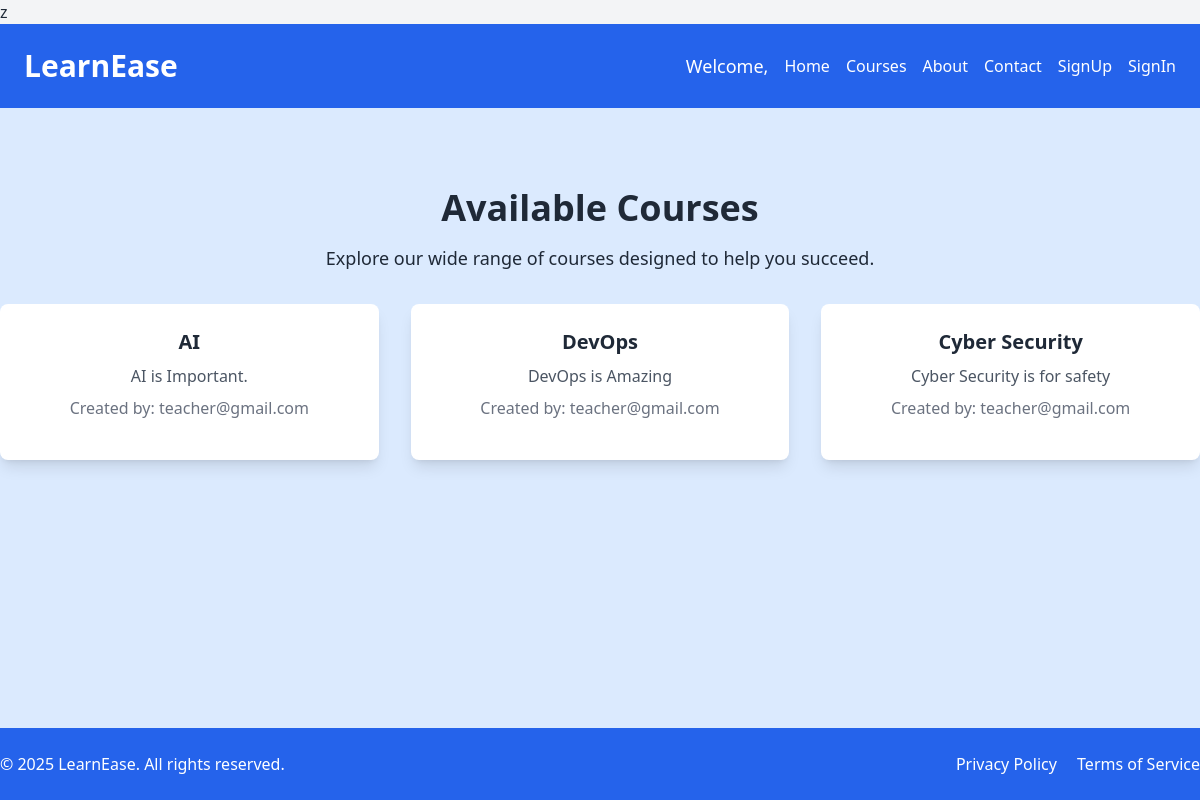
The page /Courses/ on the database as committed earlier.
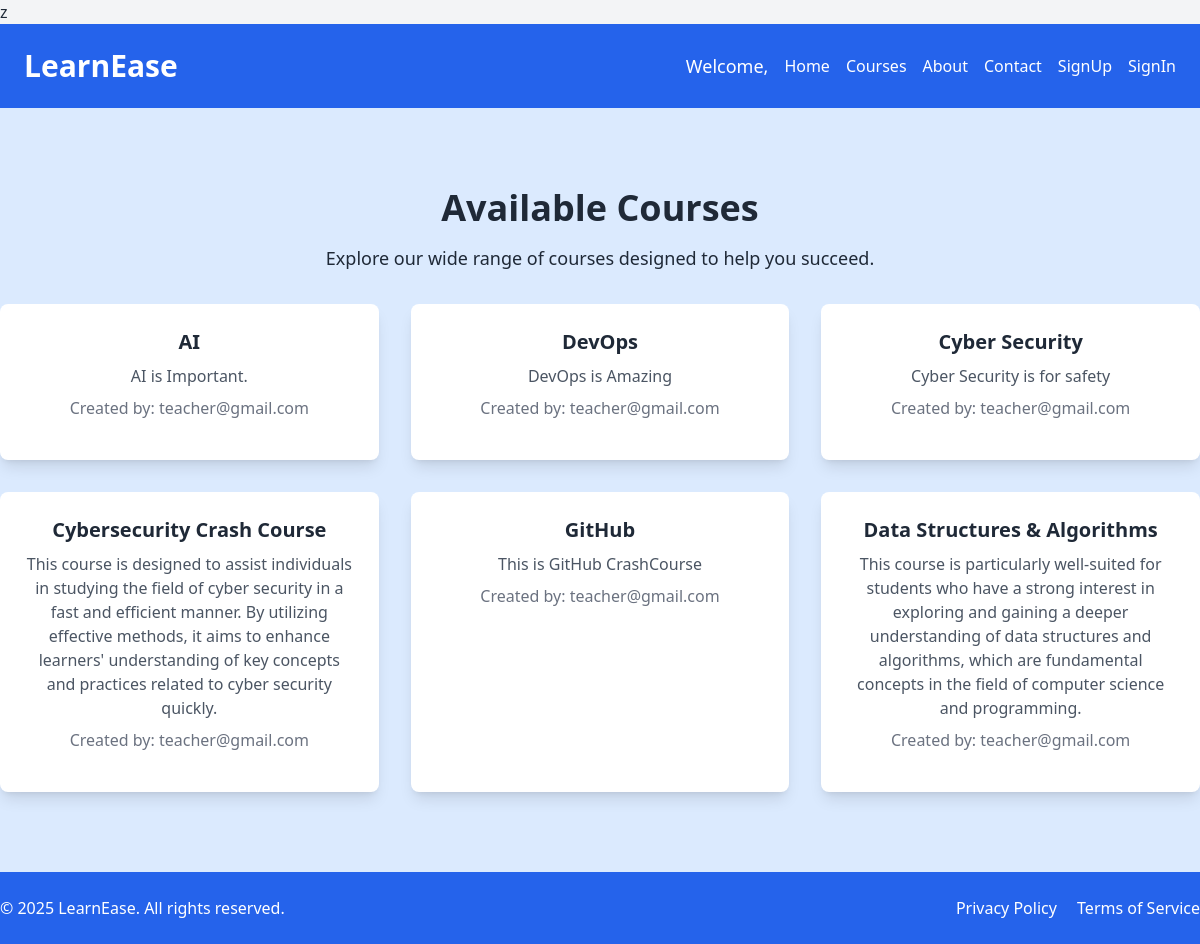
The same page on the database as committed later.
### aiutorapp/models.py (models this page shows, shortened)
class Course(models.Model):
    name = models.CharField(max_length=255)
    description = models.TextField()
    creator = models.ForeignKey(CustomUser, on_delete=models.CASCADE)  # Link to the teacher who created the course
    created_at = models.DateTimeField(auto_now_add=True)  # Timestamp for when the course was created
    file = models.FileField(upload_to='course_files/', blank=True, null=True)  # Field for uploading course files
    media_files = models.FileField(upload_to='media_files/', blank=True, null=True)  # Field for uploading multiple media files
    youtube_link = models.URLField(blank=True, null=True)  # Field for storing YouTube video link

class CustomUser(AbstractUser):
    USER_TYPE_CHOICES = (
        ('teacher', 'As Teacher'),
        ('student', 'As Student'),
    )
    user_type = models.CharField(max_length=10, choices=USER_TYPE_CHOICES)

### aiutorapp/views.py (the view)
# urls.py: path('Courses/', views.courses, name='courses'),
def courses(request):
    logger.info(f"Request method: {request.method}, Path: {request.path}")
    all_courses = Course.objects.all()  # Fetch all courses
    enrolled_courses = Enrollment.objects.filter(student=request.user.id).values_list('course', flat=True) if request.user.is_authenticated else []  # Fetch enrolled course IDs for authenticated users
    return render(request, 'courses.html', {'courses': all_courses, 'enrolled_courses': enrolled_courses})

### aiutorapp/templates/courses.html (shortened to what this page needs)
z{% load static tailwind_tags %}
{% load static %}
<!DOCTYPE html>
<html lang="en">
<head>
    <link href="https://cdn.jsdelivr.net/npm/tailwindcss@2.2.19/dist/tailwind.min.css" rel="stylesheet">
    <link rel="stylesheet" href="{% static 'style.css' %}">
    {% tailwind_css %}
</head>
<body class="bg-gray-100 text-gray-800 font-sans flex flex-col min-h-screen">
    {% include 'header.html' %}
    <section class="py-20 bg-blue-100 flex-grow">
        <div class="max-w-7xl mx-auto text-center">
            <h2 class="text-4xl font-extrabold">Available Courses</h2>
            <p class="mt-4 text-lg">Explore our wide range of courses designed to help you succeed.</p>
            <div class="mt-8 grid grid-cols-1 md:grid-cols-3 gap-8">
                {% for course in courses %}
                <div class="bg-white p-6 rounded-lg shadow-lg">
                    <h3 class="text-xl font-semibold">{{ course.name }}</h3>
                    <p class="mt-2 text-gray-600">{{ course.description }}</p>
                    <p class="mt-2 text-gray-500">Created by: {{ course.creator.username }}</p>
                </div>
                {% endfor %}
            </div>
        </div>
    </section>
    {% include 'footer.html' %}
</body>
</html>

### aiutorapp/templates/header.html
{% load static tailwind_tags %}
{% load static %}
<header class="bg-blue-600 p-6">
    <div class="max-w-7xl mx-auto flex justify-between items-center">
        <h1 class="text-white text-3xl font-bold">LearnEase</h1>
        <nav class="space-x-4 flex items-center">
<p class="text-white text-lg">Welcome, {{ user.get_full_name }}</p>
            {% if user.is_authenticated and user.user_type == 'teacher' %}
                <a href="{% url 'teacher_dashboard' %}" class="text-white hover:text-gray-300">Dashboard</a>
            {% elif user.is_authenticated and user.user_type == 'student' %}
                <a href="{% url 'student_dashboard' %}" class="text-white hover:text-gray-300">Dashboard</a>
            {% else %}
                <a href="{% url 'indexpage' %}" class="text-white hover:text-gray-300">Home</a>
            {% endif %}
            <a href="{% url 'courses' %}" class="text-white hover:text-gray-300">Courses</a>
            <a href="{% url 'about' %}" class="text-white hover:text-gray-300">About</a>
            <a href="{% url 'contact' %}" class="text-white hover:text-gray-300">Contact</a>
            <div class="relative group">
            <div class="relative group">
                {% if user.is_authenticated %}
                    <a href="{% url 'logout' %}" class="text-white hover:text-gray-300">Logout</a>
                {% else %}
                    <div class="flex space-x-4">
                        <a href="{% url 'signup' %}" class="text-white hover:text-gray-300">SignUp</a>
                        <a href="{% url 'signin' %}" class="text-white hover:text-gray-300">SignIn</a>
                    </div>
                {% endif %}
            </div>
        </nav>
    </div>
</header>

### aiutorapp/templates/footer.html
<footer class="bg-blue-600 py-6">
    <div class="max-w-7xl mx-auto flex justify-between items-center">
        <p class="text-white">© 2025 LearnEase. All rights reserved.</p>
        <div class="space-x-4">
            <a href="{% url 'privacy_policy' %}" class="text-white hover:text-gray-300">Privacy Policy</a>
            <a href="{% url 'terms_of_service' %}" class="text-white hover:text-gray-300">Terms of Service</a>
        </div>
    </div>
</footer>

### static/style.css (style rules this page uses)
body { font-family: 'Poppins', sans-serif; }

Rows that differ between the two databases and show on the page:
added Course: name "Cybersecurity Crash Course", description "This course is designed to assist individuals in studying the field of cyber security in a fast and efficient manner. By utilizing effective methods, it aims to enhance learners' understanding of key concepts and practices related to cyber security quickly.", creator.username "teacher@gmail.com"
added Course: name "GitHub", description "This is GitHub CrashCourse", creator.username "teacher@gmail.com"
added Course: name "Data Structures & Algorithms", description "This course is particularly well-suited for students who have a strong interest in exploring and gaining a deeper understanding of data structures and algorithms, which are fundamental concepts in the field of computer science and programming.", creator.username "teacher@gmail.com"
